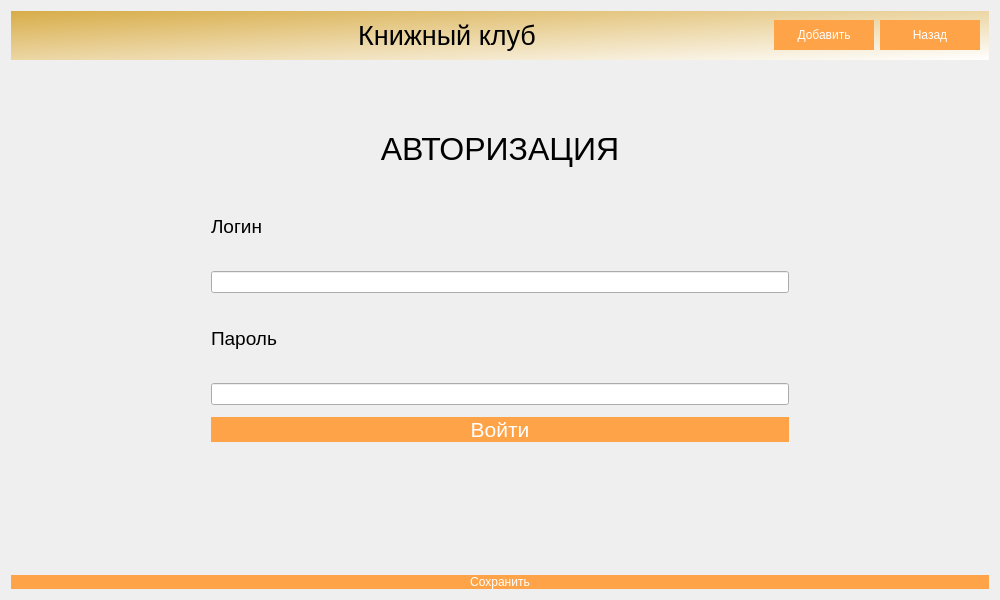
<?xml version="1.0" encoding="UTF-8"?>
<ui version="4.0">
 <class>Dialog</class>
 <widget class="QDialog" name="Dialog">
  <property name="geometry">
   <rect>
    <x>0</x>
    <y>0</y>
    <width>1000</width>
    <height>600</height>
   </rect>
  </property>
  <property name="minimumSize">
   <size>
    <width>1000</width>
    <height>600</height>
   </size>
  </property>
  <property name="windowTitle">
   <string>Учет заявок на ремонт оргтехники</string>
  </property>
  <property name="windowIcon">
   <iconset theme="accessories-dictionary">
    <selectedon>../../../../../logo.png</selectedon>
   </iconset>
  </property>
  <property name="toolTipDuration">
   <number>0</number>
  </property>
  <property name="styleSheet">
   <string notr="true">QPushButton {
background-color: rgb(255, 163, 72);
color: rgb(255, 255, 255);
border: 0px;
}
QWidget
{font: &quot;Comic Sans MS&quot;;}
</string>
  </property>
  <property name="sizeGripEnabled">
   <bool>false</bool>
  </property>
  <layout class="QGridLayout" name="gridLayout">
   <item row="0" column="0">
    <widget class="QWidget" name="widget" native="true">
     <property name="styleSheet">
      <string notr="true">QWidget#widget{
	background-color: qlineargradient(spread:pad, x1:0, y1:0, x2:1, y2:1, stop:0 rgba(216, 173, 73, 255), stop:1 rgba(255, 255, 255, 255));
}

</string>
     </property>
     <layout class="QGridLayout" name="gridLayout_3">
      <item row="0" column="4">
       <widget class="QPushButton" name="back_Button">
        <property name="maximumSize">
         <size>
          <width>100</width>
          <height>30</height>
         </size>
        </property>
        <property name="styleSheet">
         <string notr="true">background-color: rgb(255, 163, 72);
</string>
        </property>
        <property name="text">
         <string>Назад</string>
        </property>
       </widget>
      </item>
      <item row="0" column="3">
       <widget class="QPushButton" name="AdButton">
        <property name="maximumSize">
         <size>
          <width>100</width>
          <height>30</height>
         </size>
        </property>
        <property name="styleSheet">
         <string notr="true">
background-color: rgb(255, 163, 72);</string>
        </property>
        <property name="text">
         <string>Добавить</string>
        </property>
       </widget>
      </item>
      <item row="0" column="0">
       <widget class="QLabel" name="label">
        <property name="maximumSize">
         <size>
          <width>100</width>
          <height>100</height>
         </size>
        </property>
        <property name="text">
         <string/>
        </property>
        <property name="textFormat">
         <enum>Qt::AutoText</enum>
        </property>
        <property name="pixmap">
         <pixmap>../media/logo.png</pixmap>
        </property>
        <property name="scaledContents">
         <bool>false</bool>
        </property>
       </widget>
      </item>
      <item row="0" column="1">
       <widget class="QLabel" name="label_2">
        <property name="font">
         <font>
          <pointsize>20</pointsize>
          <italic>false</italic>
          <bold>false</bold>
         </font>
        </property>
        <property name="text">
         <string>Книжный клуб</string>
        </property>
        <property name="alignment">
         <set>Qt::AlignCenter</set>
        </property>
       </widget>
      </item>
     </layout>
    </widget>
   </item>
   <item row="2" column="0">
    <widget class="QPushButton" name="saveButton">
     <property name="styleSheet">
      <string notr="true">background-color: rgb(255, 163, 72);</string>
     </property>
     <property name="text">
      <string>Сохранить</string>
     </property>
    </widget>
   </item>
   <item row="1" column="0">
    <widget class="QStackedWidget" name="stackedWidget">
     <property name="layoutDirection">
      <enum>Qt::LeftToRight</enum>
     </property>
     <property name="autoFillBackground">
      <bool>false</bool>
     </property>
     <property name="styleSheet">
      <string notr="true"/>
     </property>
     <property name="currentIndex">
      <number>0</number>
     </property>
     <widget class="QWidget" name="Avtorisation">
      <property name="layoutDirection">
       <enum>Qt::LeftToRight</enum>
      </property>
      <layout class="QGridLayout" name="gridLayout_2">
       <property name="leftMargin">
        <number>200</number>
       </property>
       <property name="topMargin">
        <number>50</number>
       </property>
       <property name="rightMargin">
        <number>200</number>
       </property>
       <property name="bottomMargin">
        <number>50</number>
       </property>
       <item row="0" column="0">
        <layout class="QVBoxLayout" name="verticalLayout">
         <property name="spacing">
          <number>12</number>
         </property>
         <item>
          <widget class="QLabel" name="label_3">
           <property name="font">
            <font>
             <pointsize>24</pointsize>
             <italic>false</italic>
             <bold>false</bold>
            </font>
           </property>
           <property name="text">
            <string>АВТОРИЗАЦИЯ</string>
           </property>
           <property name="scaledContents">
            <bool>false</bool>
           </property>
           <property name="alignment">
            <set>Qt::AlignCenter</set>
           </property>
          </widget>
         </item>
         <item>
          <widget class="QLabel" name="label_4">
           <property name="font">
            <font>
             <pointsize>14</pointsize>
             <italic>false</italic>
             <bold>false</bold>
            </font>
           </property>
           <property name="layoutDirection">
            <enum>Qt::LeftToRight</enum>
           </property>
           <property name="autoFillBackground">
            <bool>false</bool>
           </property>
           <property name="text">
            <string>Логин</string>
           </property>
           <property name="alignment">
            <set>Qt::AlignLeading|Qt::AlignLeft|Qt::AlignVCenter</set>
           </property>
          </widget>
         </item>
         <item>
          <widget class="QLineEdit" name="LoginField"/>
         </item>
         <item>
          <widget class="QLabel" name="label_5">
           <property name="font">
            <font>
             <pointsize>14</pointsize>
             <italic>false</italic>
             <bold>false</bold>
            </font>
           </property>
           <property name="text">
            <string>Пароль</string>
           </property>
           <property name="alignment">
            <set>Qt::AlignLeading|Qt::AlignLeft|Qt::AlignVCenter</set>
           </property>
          </widget>
         </item>
         <item>
          <widget class="QLineEdit" name="PasswordField"/>
         </item>
         <item>
          <widget class="QPushButton" name="SignInButton">
           <property name="font">
            <font>
             <pointsize>16</pointsize>
             <italic>false</italic>
             <bold>false</bold>
            </font>
           </property>
           <property name="styleSheet">
            <string notr="true">background-color: rgb(255, 163, 72);</string>
           </property>
           <property name="text">
            <string>Войти</string>
           </property>
          </widget>
         </item>
         <item>
          <widget class="QLabel" name="ErrorField">
           <property name="font">
            <font>
             <pointsize>14</pointsize>
             <italic>false</italic>
             <bold>false</bold>
            </font>
           </property>
           <property name="styleSheet">
            <string notr="true">color: rgb(255, 0, 0);</string>
           </property>
           <property name="text">
            <string/>
           </property>
           <property name="alignment">
            <set>Qt::AlignCenter</set>
           </property>
          </widget>
         </item>
        </layout>
       </item>
      </layout>
     </widget>
     <widget class="QWidget" name="Talon">
      <widget class="QWidget" name="layoutWidget">
       <property name="geometry">
        <rect>
         <x>200</x>
         <y>60</y>
         <width>561</width>
         <height>351</height>
        </rect>
       </property>
       <layout class="QGridLayout" name="gridLayout_7">
        <item row="2" column="0">
         <widget class="QLabel" name="label_10">
          <property name="text">
           <string>Date_zakaza</string>
          </property>
         </widget>
        </item>
        <item row="0" column="1">
         <widget class="QLabel" name="label_13">
          <property name="text">
           <string>Code_polycheniya</string>
          </property>
         </widget>
        </item>
        <item row="1" column="1">
         <widget class="QLineEdit" name="Code_polycheniya"/>
        </item>
        <item row="2" column="1">
         <widget class="QLabel" name="label_14">
          <property name="text">
           <string>id_Pynkt_vidachi</string>
          </property>
         </widget>
        </item>
        <item row="1" column="0">
         <widget class="QLineEdit" name="ID"/>
        </item>
        <item row="0" column="0">
         <widget class="QLabel" name="label_8">
          <property name="text">
           <string>ID</string>
          </property>
         </widget>
        </item>
        <item row="3" column="0">
         <widget class="QLineEdit" name="Date_zakaza"/>
        </item>
        <item row="4" column="0">
         <widget class="QLabel" name="label_11">
          <property name="text">
           <string>id_Sostav_tovara</string>
          </property>
         </widget>
        </item>
        <item row="5" column="0">
         <widget class="QLineEdit" name="id_Sostav_tovara"/>
        </item>
        <item row="6" column="0">
         <widget class="QLabel" name="label_12">
          <property name="text">
           <string>Sum</string>
          </property>
         </widget>
        </item>
        <item row="8" column="0">
         <widget class="QLineEdit" name="Sum"/>
        </item>
        <item row="3" column="1">
         <widget class="QLineEdit" name="id_Pynkt_vidachi"/>
        </item>
        <item row="4" column="1">
         <widget class="QLabel" name="label_15">
          <property name="text">
           <string>Id_Terminal</string>
          </property>
         </widget>
        </item>
        <item row="5" column="1">
         <widget class="QLineEdit" name="Id_Terminal"/>
        </item>
        <item row="6" column="1">
         <widget class="QLabel" name="label_16">
          <property name="text">
           <string>id_Klient</string>
          </property>
         </widget>
        </item>
        <item row="8" column="1">
         <widget class="QLineEdit" name="id_Klient"/>
        </item>
       </layout>
      </widget>
     </widget>
     <widget class="QWidget" name="Manager">
      <layout class="QGridLayout" name="gridLayout_6">
       <item row="0" column="0">
        <widget class="QLabel" name="label_9">
         <property name="text">
          <string>Менеджер</string>
         </property>
         <property name="alignment">
          <set>Qt::AlignCenter</set>
         </property>
        </widget>
       </item>
       <item row="1" column="0">
        <widget class="QTableWidget" name="tableWidget_Manager"/>
       </item>
      </layout>
     </widget>
     <widget class="QWidget" name="Klient">
      <layout class="QGridLayout" name="gridLayout_4">
       <item row="0" column="0">
        <widget class="QLabel" name="label_6">
         <property name="text">
          <string>Клиент</string>
         </property>
         <property name="alignment">
          <set>Qt::AlignCenter</set>
         </property>
        </widget>
       </item>
       <item row="1" column="0">
        <widget class="QTableWidget" name="tableWidget_Klient"/>
       </item>
      </layout>
     </widget>
     <widget class="QWidget" name="Admin">
      <layout class="QGridLayout" name="gridLayout_5">
       <item row="0" column="0">
        <widget class="QLabel" name="label_7">
         <property name="text">
          <string>Администратор</string>
         </property>
         <property name="alignment">
          <set>Qt::AlignCenter</set>
         </property>
        </widget>
       </item>
       <item row="1" column="0">
        <widget class="QTableWidget" name="tableWidget_Admin"/>
       </item>
      </layout>
     </widget>
    </widget>
   </item>
  </layout>
 </widget>
 <resources/>
 <connections/>
</ui>
